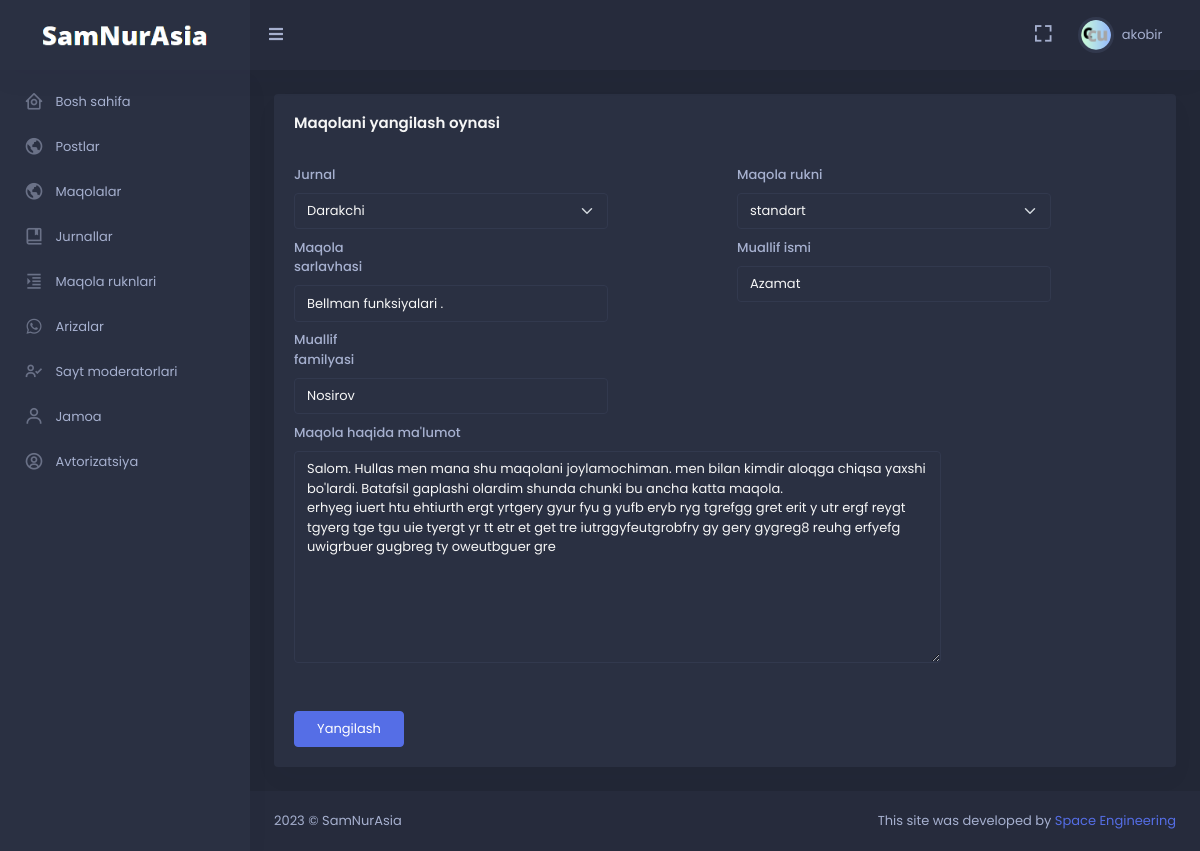
Screenshot of /moderator/article/change/2 (signed in) with the database file from the repository.
### moderator/models.py (models this page shows, shortened)
class User(AbstractUser):
    image = models.ImageField(null=True, blank=True, upload_to='images/avatar')
    dark_mode = models.BooleanField(default=False)
    class Meta:
        verbose_name = 'User'
        verbose_name_plural = '1. Userlar'

### articles/models.py (models this page shows, shortened)
class Article(models.Model):
    journal = models.ForeignKey(Journal, on_delete=models.SET_NULL, null=True)
    column = models.ForeignKey(ArticleColumn, on_delete=models.SET_DEFAULT, default=1)
    confirmed = models.ForeignKey(Moderator, on_delete=models.SET_NULL, null=True)
    title = models.CharField(max_length=250)
    file = models.FileField(upload_to='files/post')
    approved_date_time = models.DateTimeField(auto_now_add=True)
    description = models.TextField()
    first_name = models.CharField(max_length=100)
    last_name = models.CharField(max_length=100)
    is_active = models.BooleanField(default=True)
    class Meta:
        verbose_name = 'Maqola'
        verbose_name_plural = '4. Maqolalar'

### moderator/decorator.py (the view)
    def wrapper_func(request, *args, **kwargs):
        if Moderator.get_moderator_or_None(request=request) is not None:
            return func(request, *args, **kwargs)
        else:
            raise Http404()

### moderator/forms.py
class ArticleFullForm(forms.ModelForm):
    class Meta:
        model = Article
        fields = [
            'journal', 'column', 'title',
            'first_name', 'last_name','description'
        ]
    def __init__(self, *args, **kwargs):
        super(ArticleFullForm, self).__init__(*args, **kwargs)
        self.fields['journal'].required = False
        self.fields['journal'].widget.attrs.update({'class': 'form-select'})
        self.fields['column'].widget.attrs.update({'class': 'form-select'})
        self.fields['title'].widget.attrs.update({'class': 'form-control'})
        self.fields['first_name'].widget.attrs.update({'class': 'form-control'})
        self.fields['last_name'].widget.attrs.update({'class': 'form-control'})
        self.fields['description'].widget.attrs.update({'class': 'form-control'})
        self.fields['journal'].label = 'Jurnal'
        self.fields['column'].label = 'Maqola rukni'
        self.fields['title'].label = 'Maqola sarlavhasi'
        self.fields['first_name'].label = 'Muallif ismi'
        self.fields['last_name'].label = 'Muallif familyasi'
        self.fields['description'].label = 'Maqola haqida ma\'lumot'

### articles/models.py (called while the page is built)
    def __str__(self) -> str:
        return self.name

    def __str__(self) -> str:
        return self.name

### moderator/decorator.py (called while the page is built)
def moderator_only(func):
    def wrapper_func(request, *args, **kwargs):
        if Moderator.get_moderator_or_None(request=request) is not None:
            return func(request, *args, **kwargs)
        else:
            raise Http404()
    return wrapper_func

### moderator/models.py (called while the page is built)
    def get_moderator_or_None(request: WSGIRequest):
        if not request.user.is_authenticated:
            return None
        user = request.user
        if not (user.is_active and user.is_staff):
            return None
        try:
            moderator = Moderator.objects.get(user_id=user.pk)
            return moderator
        except:
            return None

### moderator/views.py (called while the page is built, shortened)
@login_required(login_url='login')
@moderator_only
def article_change(request: WSGIRequest, pk):
    object = get_object_or_404(Article, pk=pk)
    form = ArticleFullForm(instance=object)
    return render(request, 'moderator/article_change.html', {
        'object': object,
        'form': form,
    })

### templates/moderator/article_change.html (shortened to what this page needs)
{% extends 'moderator/base.html' %}
{% block content %}
<div class="row">
    <div class="col-xl-12">
        <div class="card">
            <div class="card-body">
                <h4 class="card-title mb-4"> Maqolani yangilash oynasi </h4>
                <form class="row" method="POST" enctype="multipart/form-data"> {% csrf_token %}
                    {% for i in form %}
                    <div class="col-md-{% if forloop.counter == 6 %}12{% else %}6{% endif %} ">
                        <label for="horizontal-firstname-input" class="col-sm-3 col-form-label"> {{i.label}} </label>
                        <div class="col-sm-9">{{i}}</div>
                    </div>
                    <br>
                    <br>
                    {% endfor %}
                    <div class="col-12">
                        <div class="mt-5">
                            <button type="submit" class="btn btn-primary w-md">Yangilash</button>
                        </div>
                    </div>
                </form>
            </div>
        </div>
    </div>
</div>
{% endblock %}

### templates/moderator/base.html (shortened to what this page needs)
<!doctype html> {% load static %}
<html lang="en">
<head>
    <link href="{% static 'skote/assets/css/bootstrap.min.css' %}" id="bootstrap-style" rel="stylesheet"
        type="text/css" />
    <link href="{% static 'skote/assets/css/icons.min.css' %}" rel="stylesheet" type="text/css" />
    <link href="{% static 'skote/assets/css/app.min.css' %}" id="app-style" rel="stylesheet" type="text/css" />
</head>
{% if user.dark_mode == True %}
<body data-sidebar="dark" data-layout-mode="dark">
    {% else %}
<body data-sidebar="light" data-layout-mode="light">
        {% endif %}
        <div id="layout-wrapper">
            <header id="page-topbar">
                <div class="navbar-header">
                    <div class="d-flex">
                        <div class="navbar-brand-box">
                            <a href="#" class="logo logo-light" style="pointer-events: none;">
                                <span class="logo-lg">
                                    <img src="{% static 'image/dark.png' %}" alt="" height="22">
                                </span>
                            </a>
                        </div>
                        <button type="button" class="btn btn-sm px-3 font-size-16 header-item waves-effect"
                            id="vertical-menu-btn">
                            <i class="fa fa-fw fa-bars"></i>
                        </button>
                    </div>
                    <div class="d-flex">
                        <div class="dropdown d-none d-lg-inline-block ms-1">
                            <button type="button" class="btn header-item noti-icon waves-effect"
                                data-bs-toggle="fullscreen">
                                <i class="bx bx-fullscreen"></i>
                            </button>
                        </div>
                        <div class="dropdown d-inline-block">
                            <button type="button" class="btn header-item waves-effect" id="page-header-user-dropdown"
                                data-bs-toggle="dropdown" aria-haspopup="true" aria-expanded="false">
                                <img class="rounded-circle header-profile-user"
                                    src="{% if user.image %}{{user.image.url}}{% else %}{% static 'skote/assets/images/users/avatar_default.png' %}{% endif %}"
                                    alt="Header Avatar">
                                <span class="d-none d-xl-inline-block ms-1" key="t-henry">{{ user.username }}</span>
                                <i class="mdi mdi-chevron-down d-none d-xl-inline-block"></i>
                            </button>
                        </div>
                    </div>
                </div>
            </header>
            <div class="vertical-menu">
                <div data-simplebar class="h-100">
                    <div id="sidebar-menu">
                        <ul class="metismenu list-unstyled" id="side-menu">
                            <li>
                                <a href="{% url 'dashboard' %}" >
                                    <i class="bx bx-home-circle"></i>
                                    <span key="t-dashboards"> Bosh sahifa </span>
                                </a>
                            </li>
                            <li>
                                <a href="{% url 'all_posts' %}">
                                    <i class="bx bx-world"></i>
                                    <span key="t-dashboards"> Postlar </span>
                                </a>
                            </li>
                            <li>
                                <a href="{% url 'all_article' %}">
                                    <i class="bx bx-world"></i>
                                    <span key="t-dashboards"> Maqolalar </span>
                                </a>
                            </li>
                            <li>
                                <a href="{% url 'journal_all' %}">
                                    <i class="bx bx-book-bookmark"></i>
                                    <span key="t-dashboards"> Jurnallar </span>
                                </a>
                            </li>
                            <li>
                                <a href="{% url 'article_col_all' %}" class="waves-effect">
                                    <i class="bx bx-right-indent"></i>
                                    <span key="t-chat"> Maqola ruknlari </span>
                                </a>
                            </li>
                            <li>
                                <a href="{% url 'petition_all' %}" class="waves-effect">
                                    <i class="bx bxl-whatsapp"></i>
                                    <span key="t-file-manager">Arizalar</span>
                                </a>
                            </li>
                            <li>
                                <a href="{% url 'moderator_all' %}" class="waves-effect">
                                    <i class="bx bx-user-check"></i>
                                    <span key="t-file-manager">Sayt moderatorlari</span>
                                </a>
                            </li>
                            <li>
                                <a href="{% url 'team_all' %}" class="waves-effect">
                                    <i class="bx bx-user"></i>
                                    <span key="t-file-manager"> Jamoa </span>
                                </a>
                            </li>
                            <li>
                                <a href="#" class="has-arrow waves-effect">
                                    <i class="bx bx-user-circle"></i>
                                    <span key="t-ecommerce">Avtorizatsiya</span>
                                </a>
                            </li>
                        </ul>
                    </div>
                </div>
            </div>
            <div class="main-content">
                <div class="page-content">
                    <div class="container-fluid">
                        {% block content %}{% endblock %}
                    </div>
                </div>
                <footer class="footer">
                    <div class="container-fluid">
                        <div class="row">
                            <div class="col-sm-6">
                                <script>document.write(new Date().getFullYear())</script> © SamNurAsia
                            </div>
                            <div class="col-sm-6">
                                <div class="text-sm-end d-none d-sm-block">
                                    This site was developed by <a href="#">Space Engineering</a>
                                </div>
                            </div>
                        </div>
                    </div>
                </footer>
            </div>
        </div>
    </body>
</html>

### rows the page displays
User: image (picture), username "akobir"
Article: form "Darakchi" "standart" "Bellman funksiyalari ." "Azamat" "Nosirov" "Salom. Hullas men mana shu maqolani joylamochiman. men bilan kimdir aloqga chiqsa yaxshi bo'lardi. Batafsil gaplashi olardim shunda chunki bu ancha katta maqola. erhyeg iuert htu ehtiurth ergt yrtgery gyur fyu g yufb eryb ryg tgrefgg gret erit y utr ergf reygt tgyerg tge tgu uie tyergt yr tt etr et get tre iutrggyfeutgrobfry gy gery gygreg8 reuhg erfyefg uwigrbuer gugbreg ty oweutbguer gre"

### other values shown
{{ i.label }} "Jurnal" "Maqola rukni" "Maqola sarlavhasi" "Muallif ismi" "Muallif familyasi" "Maqola haqida ma'lumot"
